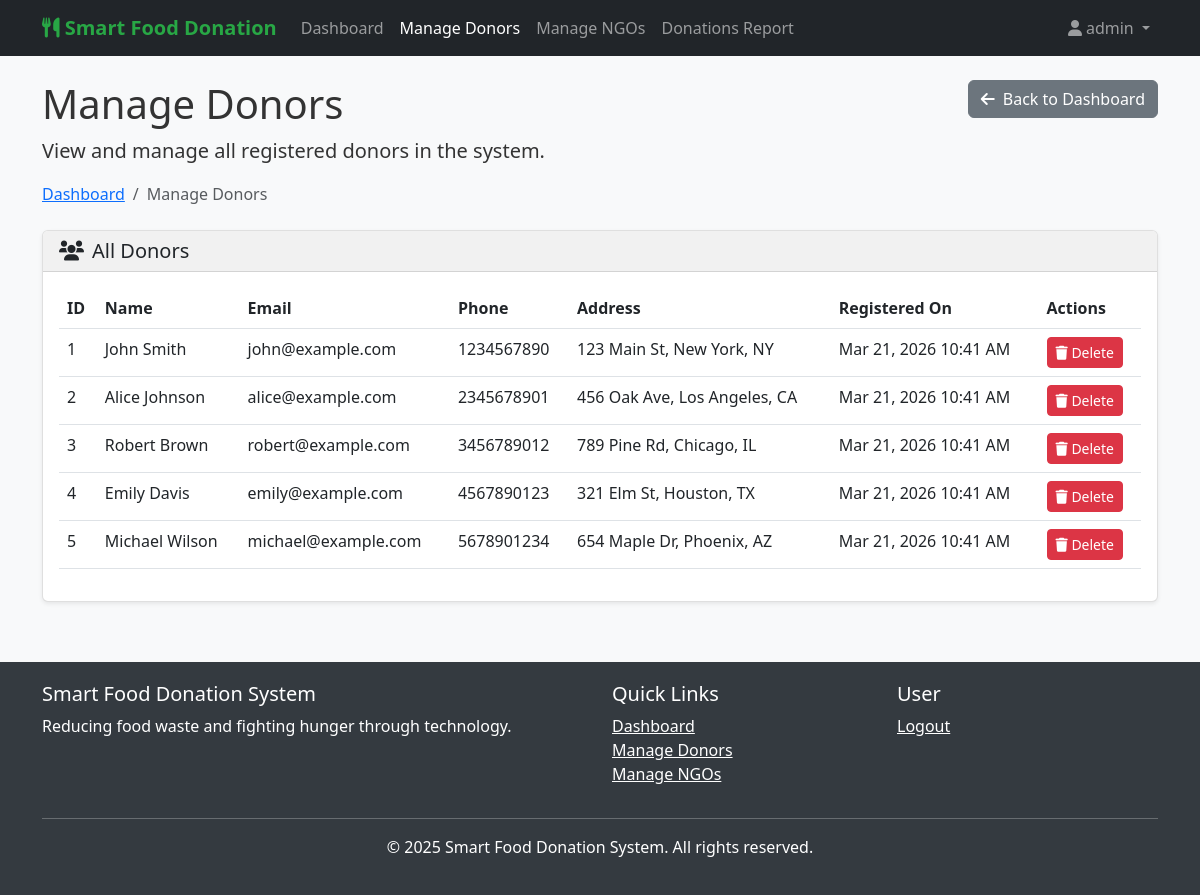
The app's page /admin/manage_donors.php (signed in) with its own data.
### tables this page shows
CREATE TABLE IF NOT EXISTS donors (
  id INT(11) AUTO_INCREMENT PRIMARY KEY,
  name VARCHAR(100) NOT NULL,
  email VARCHAR(100) UNIQUE NOT NULL,
  phone VARCHAR(20) NOT NULL,
  password VARCHAR(255) NOT NULL,
  address TEXT NOT NULL,
  created_at TIMESTAMP DEFAULT CURRENT_TIMESTAMP
);

### includes/auth_admin.php (called while the page is built, shortened)
<?php
function get_admin_username() {
    return isset($_SESSION['admin_username']) ? $_SESSION['admin_username'] : null;
}
?>

### includes/db.php (called while the page is built, shortened)
<?php
function format_date($date) {
    return date('M j, Y g:i A', strtotime($date));
}
?>

### admin/manage_donors.php (the view, shortened to what this page needs)
<?php
include '../includes/db.php';
include '../includes/auth_admin.php';
$admin_username = get_admin_username();
$stmt = $conn->prepare("SELECT * FROM donors ORDER BY created_at DESC");
$stmt->execute();
$donors_result = $stmt->get_result();
?>
<!DOCTYPE html>
<html lang="en">
<head>
    <link href="https://cdn.jsdelivr.net/npm/bootstrap@5.3.0-alpha1/dist/css/bootstrap.min.css" rel="stylesheet">
    <link href="https://cdnjs.cloudflare.com/ajax/libs/font-awesome/6.0.0/css/all.min.css" rel="stylesheet">
    <link href="../css/styles.css" rel="stylesheet">
</head>
<body>
    <nav class="navbar navbar-expand-lg navbar-dark bg-dark">
        <div class="container">
            <a class="navbar-brand" href="admin_dashboard.php">
                <i class="fas fa-utensils"></i> Smart Food Donation
            </a>
            <div class="collapse navbar-collapse" id="navbarNav">
                <ul class="navbar-nav me-auto">
                    <li class="nav-item">
                        <a class="nav-link" href="admin_dashboard.php">Dashboard</a>
                    </li>
                    <li class="nav-item">
                        <a class="nav-link active" href="manage_donors.php">Manage Donors</a>
                    </li>
                    <li class="nav-item">
                        <a class="nav-link" href="manage_ngos.php">Manage NGOs</a>
                    </li>
                    <li class="nav-item">
                        <a class="nav-link" href="donations_report.php">Donations Report</a>
                    </li>
                </ul>
                <ul class="navbar-nav ms-auto">
                    <li class="nav-item dropdown">
                        <a class="nav-link dropdown-toggle" href="#" id="navbarDropdown" role="button" data-bs-toggle="dropdown">
                            <i class="fas fa-user me-1"></i><?php echo htmlspecialchars($admin_username); ?>
                        </a>
                    </li>
                </ul>
            </div>
        </div>
    </nav>
    <div class="container mt-4">
        <div class="row">
            <div class="col-md-6">
                <h1>Manage Donors</h1>
                <p class="lead">View and manage all registered donors in the system.</p>
            </div>
            <div class="col-md-6 text-md-end">
                <a href="admin_dashboard.php" class="btn btn-secondary">
                    <i class="fas fa-arrow-left me-2"></i>Back to Dashboard
                </a>
            </div>
        </div>
        <nav aria-label="breadcrumb">
            <ol class="breadcrumb">
                <li class="breadcrumb-item"><a href="admin_dashboard.php">Dashboard</a></li>
                <li class="breadcrumb-item active" aria-current="page">Manage Donors</li>
            </ol>
        </nav>
    </div>
    <div class="container my-4">
        <div class="row">
            <div class="col-md-12">
                <div class="card">
                    <div class="card-header">
                        <h5 class="mb-0"><i class="fas fa-users me-2"></i>All Donors</h5>
                    </div>
                    <div class="card-body">
                        <?php if ($donors_result->num_rows > 0): ?>
                        <div class="table-responsive">
                            <table class="table table-hover">
                                <thead>
                                    <tr>
                                        <th>ID</th>
                                        <th>Name</th>
                                        <th>Email</th>
                                        <th>Phone</th>
                                        <th>Address</th>
                                        <th>Registered On</th>
                                        <th>Actions</th>
                                    </tr>
                                </thead>
                                <tbody>
                                    <?php while ($donor = $donors_result->fetch_assoc()): ?>
                                    <tr>
                                        <td><?php echo $donor['id']; ?></td>
                                        <td><?php echo htmlspecialchars($donor['name']); ?></td>
                                        <td><?php echo htmlspecialchars($donor['email']); ?></td>
                                        <td><?php echo htmlspecialchars($donor['phone']); ?></td>
                                        <td><?php echo htmlspecialchars(substr($donor['address'], 0, 30)) . (strlen($donor['address']) > 30 ? '...' : ''); ?></td>
                                        <td><?php echo format_date($donor['created_at']); ?></td>
                                        <td>
                                            <a href="?delete=<?php echo $donor['id']; ?>" class="btn btn-sm btn-danger" onclick="return confirm('Are you sure you want to delete this donor? This will also delete all their donations.')">
                                                <i class="fas fa-trash"></i> Delete
                                            </a>
                                        </td>
                                    </tr>
                                    <?php endwhile; ?>
                                </tbody>
                            </table>
                        </div>
                        <?php else: ?>
                        <p class="text-center">No donors found in the system.</p>
                        <?php endif; ?>
                    </div>
                </div>
            </div>
        </div>
    </div>
    <footer class="footer">
        <div class="container">
            <div class="row">
                <div class="col-md-6">
                    <h5>Smart Food Donation System</h5>
                    <p>Reducing food waste and fighting hunger through technology.</p>
                </div>
                <div class="col-md-3">
                    <h5>Quick Links</h5>
                    <ul class="list-unstyled">
                        <li><a href="admin_dashboard.php" class="text-white">Dashboard</a></li>
                        <li><a href="manage_donors.php" class="text-white">Manage Donors</a></li>
                        <li><a href="manage_ngos.php" class="text-white">Manage NGOs</a></li>
                    </ul>
                </div>
                <div class="col-md-3">
                    <h5>User</h5>
                    <ul class="list-unstyled">
                        <li><a href="../includes/logout.php" class="text-white">Logout</a></li>
                    </ul>
                </div>
            </div>
            <hr class="bg-light">
            <div class="text-center">
                <p>&copy; 2025 Smart Food Donation System. All rights reserved.</p>
            </div>
        </div>
    </footer>
</body>
</html>

### css/styles.css (style rules this page uses)
body { font-family: 'Segoe UI', Tahoma, Geneva, Verdana, sans-serif; background-color: #f8f9fa; color: #333; }
.navbar-brand { font-weight: bold; color: #28a745 !important; }
.card { box-shadow: 0 0.125rem 0.25rem rgba(0, 0, 0, 0.075); border: 1px solid rgba(0, 0, 0, 0.125); margin-bottom: 20px; }
.card-header { background-color: #f1f1f1; border-bottom: 1px solid rgba(0, 0, 0, 0.125); }
.footer { background-color: #343a40; color: white; padding: 20px 0; margin-top: 40px; }

### records on screen
donors: id "1", name "John Smith", email "john@example.com", phone "1234567890", address "123 Main St, New York, NY", created_at "Mar 21, 2026 10:41 AM"
donors: id "2", name "Alice Johnson", email "alice@example.com", phone "2345678901", address "456 Oak Ave, Los Angeles, CA", created_at "Mar 21, 2026 10:41 AM"
donors: id "3", name "Robert Brown", email "robert@example.com", phone "3456789012", address "789 Pine Rd, Chicago, IL", created_at "Mar 21, 2026 10:41 AM"
donors: id "4", name "Emily Davis", email "emily@example.com", phone "4567890123", address "321 Elm St, Houston, TX", created_at "Mar 21, 2026 10:41 AM"
donors: id "5", name "Michael Wilson", email "michael@example.com", phone "5678901234", address "654 Maple Dr, Phoenix, AZ", created_at "Mar 21, 2026 10:41 AM"

### other values on screen
$admin_username "admin"
